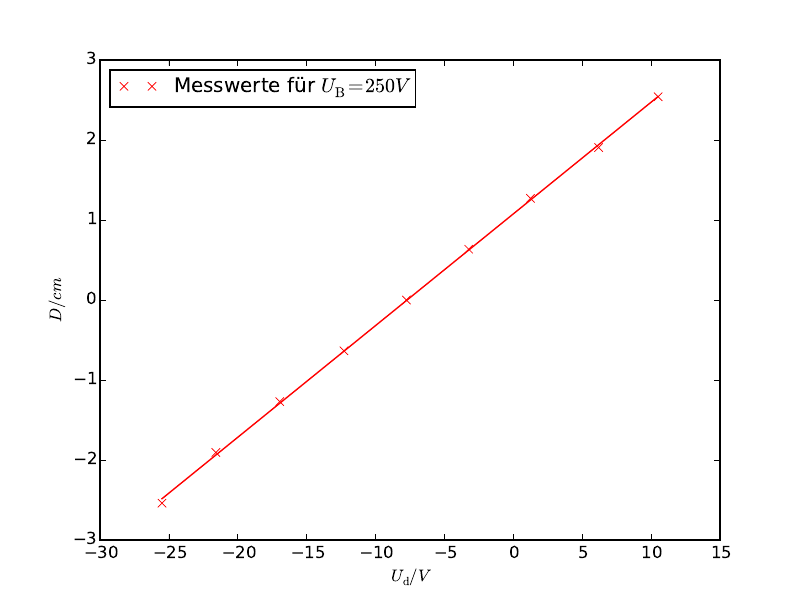

This figure's Python source:
import matplotlib.pyplot as plt
import numpy as np
from scipy.optimize import curve_fit

x1,y1=np.genfromtxt('a2.txt', unpack=True) #U_B=250V
def f(x1,c,d):
    return c*x1+d
params,covariance = curve_fit(f,x1,y1)
errors = np.sqrt(np.diag(covariance))
print ('c=',params[0], '±', errors[0])
print ('d=',params[1],'±', errors [1])

plt.plot(x1,y1, 'rx',label="Messwerte für $U_\mathrm{B}=250V$")
plt.plot(x1,f(x1, *params), 'r-')

plt.xlabel(r'$U_\mathrm{d}/V$')
plt.ylabel('$D/cm$')
plt.legend(loc='best')
plt.savefig('501-a-2.pdf')
